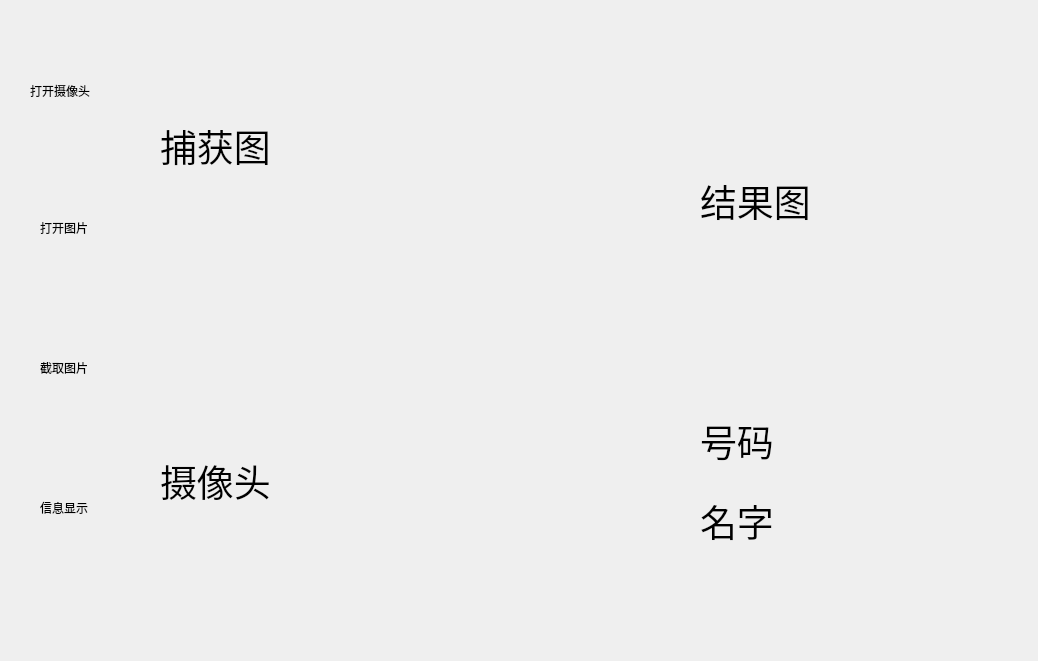
<?xml version="1.0" encoding="UTF-8"?>
<ui version="4.0">
 <class>MainWindow</class>
 <widget class="QMainWindow" name="MainWindow">
  <property name="geometry">
   <rect>
    <x>0</x>
    <y>0</y>
    <width>1038</width>
    <height>661</height>
   </rect>
  </property>
  <property name="windowTitle">
   <string>MainWindow</string>
  </property>
  <widget class="QWidget" name="widget">
   <property name="minimumSize">
    <size>
     <width>1038</width>
     <height>0</height>
    </size>
   </property>
   <widget class="QLabel" name="labelCapture">
    <property name="geometry">
     <rect>
      <x>160</x>
      <y>10</y>
      <width>431</width>
      <height>271</height>
     </rect>
    </property>
    <property name="font">
     <font>
      <family>华文彩云</family>
      <pointsize>28</pointsize>
     </font>
    </property>
    <property name="text">
     <string>捕获图</string>
    </property>
   </widget>
   <widget class="QLabel" name="labelCamera">
    <property name="geometry">
     <rect>
      <x>160</x>
      <y>340</y>
      <width>431</width>
      <height>281</height>
     </rect>
    </property>
    <property name="palette">
     <palette>
      <active>
       <colorrole role="Text">
        <brush brushstyle="SolidPattern">
         <color alpha="255">
          <red>0</red>
          <green>0</green>
          <blue>0</blue>
         </color>
        </brush>
       </colorrole>
       <colorrole role="PlaceholderText">
        <brush brushstyle="SolidPattern">
         <color alpha="128">
          <red>0</red>
          <green>0</green>
          <blue>0</blue>
         </color>
        </brush>
       </colorrole>
      </active>
      <inactive>
       <colorrole role="Text">
        <brush brushstyle="SolidPattern">
         <color alpha="255">
          <red>0</red>
          <green>0</green>
          <blue>0</blue>
         </color>
        </brush>
       </colorrole>
       <colorrole role="PlaceholderText">
        <brush brushstyle="SolidPattern">
         <color alpha="128">
          <red>0</red>
          <green>0</green>
          <blue>0</blue>
         </color>
        </brush>
       </colorrole>
      </inactive>
      <disabled>
       <colorrole role="Text">
        <brush brushstyle="SolidPattern">
         <color alpha="255">
          <red>120</red>
          <green>120</green>
          <blue>120</blue>
         </color>
        </brush>
       </colorrole>
       <colorrole role="PlaceholderText">
        <brush brushstyle="SolidPattern">
         <color alpha="128">
          <red>0</red>
          <green>0</green>
          <blue>0</blue>
         </color>
        </brush>
       </colorrole>
      </disabled>
     </palette>
    </property>
    <property name="font">
     <font>
      <family>华文彩云</family>
      <pointsize>28</pointsize>
     </font>
    </property>
    <property name="text">
     <string>摄像头</string>
    </property>
   </widget>
   <widget class="QLabel" name="labelResult">
    <property name="geometry">
     <rect>
      <x>700</x>
      <y>20</y>
      <width>261</width>
      <height>361</height>
     </rect>
    </property>
    <property name="font">
     <font>
      <family>华文彩云</family>
      <pointsize>28</pointsize>
     </font>
    </property>
    <property name="text">
     <string>结果图</string>
    </property>
   </widget>
   <widget class="QPushButton" name="btnReadImage">
    <property name="geometry">
     <rect>
      <x>30</x>
      <y>170</y>
      <width>81</width>
      <height>51</height>
     </rect>
    </property>
    <property name="text">
     <string/>
    </property>
    <property name="icon">
     <iconset>
      <normaloff>../../ui资源库/picture_128px_1229366_easyicon.net.ico</normaloff>../../ui资源库/picture_128px_1229366_easyicon.net.ico</iconset>
    </property>
    <property name="iconSize">
     <size>
      <width>40</width>
      <height>40</height>
     </size>
    </property>
    <property name="flat">
     <bool>true</bool>
    </property>
   </widget>
   <widget class="QPushButton" name="btnCapture">
    <property name="geometry">
     <rect>
      <x>30</x>
      <y>310</y>
      <width>81</width>
      <height>51</height>
     </rect>
    </property>
    <property name="text">
     <string/>
    </property>
    <property name="icon">
     <iconset>
      <normaloff>../../ui资源库/screenshot_128px_1223095_easyicon.net.ico</normaloff>../../ui资源库/screenshot_128px_1223095_easyicon.net.ico</iconset>
    </property>
    <property name="iconSize">
     <size>
      <width>40</width>
      <height>40</height>
     </size>
    </property>
    <property name="flat">
     <bool>true</bool>
    </property>
   </widget>
   <widget class="QPushButton" name="btnOpenCamera">
    <property name="geometry">
     <rect>
      <x>30</x>
      <y>30</y>
      <width>81</width>
      <height>51</height>
     </rect>
    </property>
    <property name="text">
     <string/>
    </property>
    <property name="icon">
     <iconset>
      <normaloff>../../ui资源库/photo_camera_128px_1230607_easyicon.net.ico</normaloff>../../ui资源库/photo_camera_128px_1230607_easyicon.net.ico</iconset>
    </property>
    <property name="iconSize">
     <size>
      <width>40</width>
      <height>40</height>
     </size>
    </property>
    <property name="checkable">
     <bool>false</bool>
    </property>
    <property name="autoRepeat">
     <bool>false</bool>
    </property>
    <property name="autoRepeatDelay">
     <number>300</number>
    </property>
    <property name="autoRepeatInterval">
     <number>100</number>
    </property>
    <property name="flat">
     <bool>true</bool>
    </property>
   </widget>
   <widget class="QPushButton" name="btnGray">
    <property name="geometry">
     <rect>
      <x>30</x>
      <y>450</y>
      <width>81</width>
      <height>51</height>
     </rect>
    </property>
    <property name="text">
     <string/>
    </property>
    <property name="icon">
     <iconset>
      <normaloff>../../ui资源库/folder_arrow_128px_1222876_easyicon.net.ico</normaloff>../../ui资源库/folder_arrow_128px_1222876_easyicon.net.ico</iconset>
    </property>
    <property name="iconSize">
     <size>
      <width>40</width>
      <height>40</height>
     </size>
    </property>
    <property name="checkable">
     <bool>false</bool>
    </property>
    <property name="flat">
     <bool>true</bool>
    </property>
   </widget>
   <widget class="QLabel" name="label">
    <property name="geometry">
     <rect>
      <x>30</x>
      <y>80</y>
      <width>91</width>
      <height>21</height>
     </rect>
    </property>
    <property name="text">
     <string>打开摄像头</string>
    </property>
   </widget>
   <widget class="QLabel" name="label_2">
    <property name="geometry">
     <rect>
      <x>40</x>
      <y>220</y>
      <width>72</width>
      <height>15</height>
     </rect>
    </property>
    <property name="text">
     <string>打开图片</string>
    </property>
   </widget>
   <widget class="QLabel" name="label_3">
    <property name="geometry">
     <rect>
      <x>40</x>
      <y>360</y>
      <width>72</width>
      <height>15</height>
     </rect>
    </property>
    <property name="text">
     <string>截取图片</string>
    </property>
   </widget>
   <widget class="QLabel" name="label_4">
    <property name="geometry">
     <rect>
      <x>40</x>
      <y>500</y>
      <width>72</width>
      <height>15</height>
     </rect>
    </property>
    <property name="text">
     <string>信息显示</string>
    </property>
   </widget>
   <widget class="QLabel" name="information_name">
    <property name="geometry">
     <rect>
      <x>700</x>
      <y>490</y>
      <width>161</width>
      <height>61</height>
     </rect>
    </property>
    <property name="font">
     <font>
      <family>华文彩云</family>
      <pointsize>28</pointsize>
     </font>
    </property>
    <property name="text">
     <string>名字</string>
    </property>
   </widget>
   <widget class="QLabel" name="information_num">
    <property name="geometry">
     <rect>
      <x>700</x>
      <y>410</y>
      <width>311</width>
      <height>61</height>
     </rect>
    </property>
    <property name="font">
     <font>
      <family>华文彩云</family>
      <pointsize>28</pointsize>
     </font>
    </property>
    <property name="text">
     <string>号码</string>
    </property>
   </widget>
  </widget>
 </widget>
 <resources/>
 <connections>
  <connection>
   <sender>btnOpenCamera</sender>
   <signal>clicked()</signal>
   <receiver>MainWindow</receiver>
   <slot>btnOpenCamera_Clicked()</slot>
   <hints>
    <hint type="sourcelabel">
     <x>88</x>
     <y>266</y>
    </hint>
    <hint type="destinationlabel">
     <x>323</x>
     <y>415</y>
    </hint>
   </hints>
  </connection>
  <connection>
   <sender>btnReadImage</sender>
   <signal>clicked()</signal>
   <receiver>MainWindow</receiver>
   <slot>btnReadImage_Clicked()</slot>
   <hints>
    <hint type="sourcelabel">
     <x>95</x>
     <y>57</y>
    </hint>
    <hint type="destinationlabel">
     <x>318</x>
     <y>79</y>
    </hint>
   </hints>
  </connection>
  <connection>
   <sender>btnCapture</sender>
   <signal>clicked()</signal>
   <receiver>MainWindow</receiver>
   <slot>btnCapture_Clicked()</slot>
   <hints>
    <hint type="sourcelabel">
     <x>82</x>
     <y>135</y>
    </hint>
    <hint type="destinationlabel">
     <x>328</x>
     <y>136</y>
    </hint>
   </hints>
  </connection>
  <connection>
   <sender>btnGray</sender>
   <signal>clicked()</signal>
   <receiver>MainWindow</receiver>
   <slot>btnGray_Clicked()</slot>
   <hints>
    <hint type="sourcelabel">
     <x>843</x>
     <y>592</y>
    </hint>
    <hint type="destinationlabel">
     <x>883</x>
     <y>147</y>
    </hint>
   </hints>
  </connection>
 </connections>
 <slots>
  <slot>btnOpenCamera_Clicked()</slot>
  <slot>btnCapture_Clicked()</slot>
  <slot>btnReadImage_Clicked()</slot>
  <slot>btnThreshold_Clicked()</slot>
  <slot>btnGray_Clicked()</slot>
  <slot>slot1()</slot>
 </slots>
</ui>
